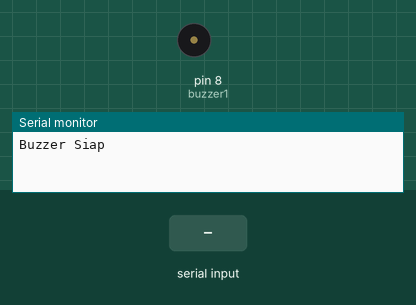
Bench run of a sketch on a simulated Arduino Uno, built with avr-gcc and run on an emulated ATmega328P. Shown: buzzer (waves = sounding), the last lines printed to the serial monitor. The test bench sets the inputs (shaded band).

Above: at 1.2 s.
1.3 s: "hidup" received over Serial
At 3.2 s:
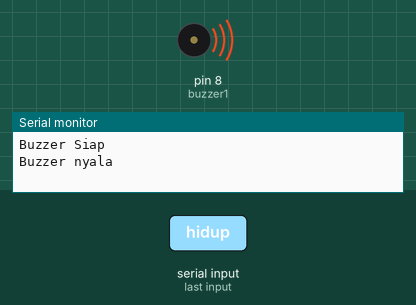
3.8 s: "mati" received over Serial
At 5.1 s:
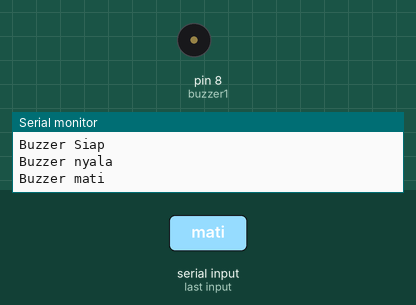
Timing chart, 0 to 6.8 s (numbered marks = the images above; inputs shaded):
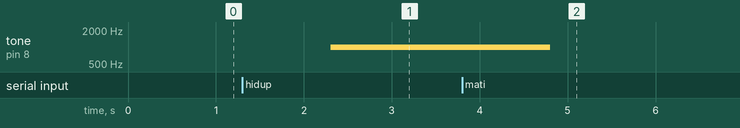

The sketch:

buzzer-serial.ino
```cpp
int buzzer1 = 8;
void setup()
{
  pinMode(buzzer1, OUTPUT);
  Serial.begin(9600);
  Serial.println("Buzzer Siap");
}

void loop()
{
  String s = Serial.readString();
  s.trim();
  if (s == "hidup")
  {
    tone(buzzer1, 1000);
    Serial.println("Buzzer nyala");
  }
  else if (s == "mati")
  {
    noTone(buzzer1);
    Serial.println("Buzzer mati");
  }
}
```

Measured:
- after the input at 1.3 s, tone on pin 8 (buzzer1): silent → 1000 Hz after 1.0 s
- after the input at 3.8 s, tone on pin 8 (buzzer1): 1000 Hz → silent after 1.0 s
